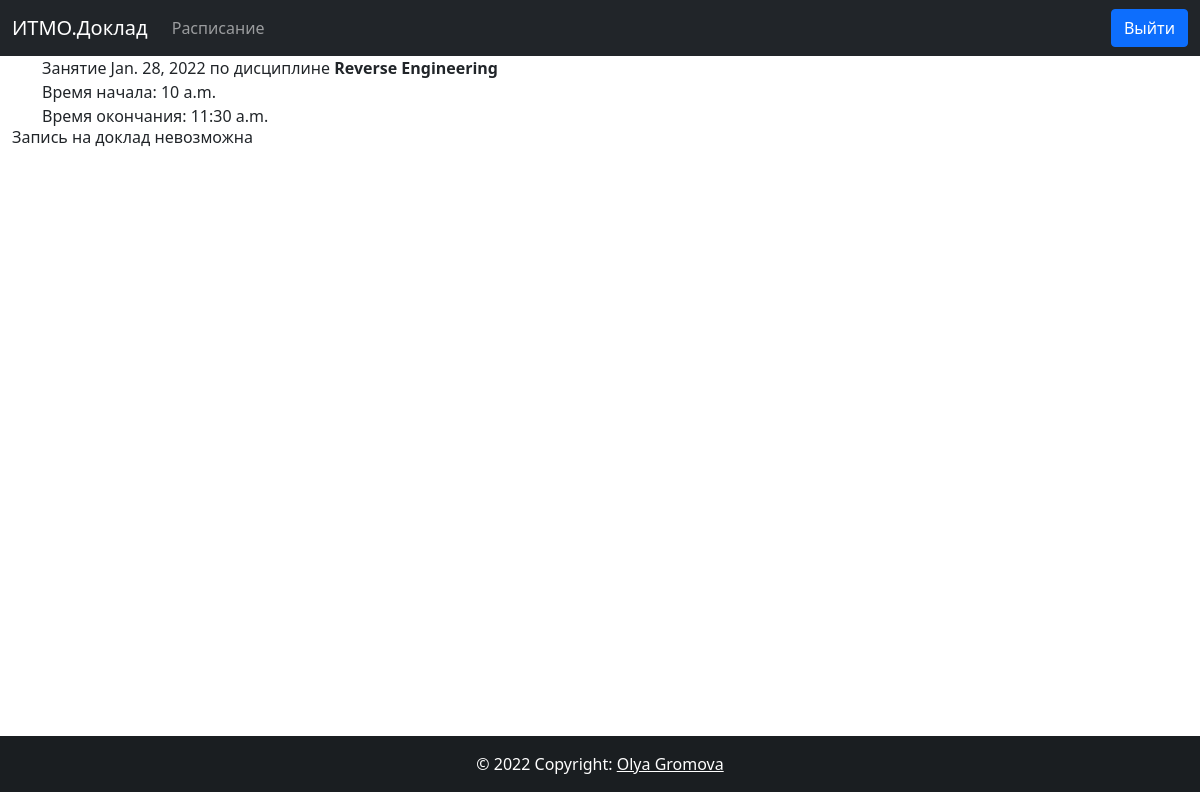
/lesson/3/ (signed in), run on the app's committed database.
### students/models.py (models this page shows, shortened)
class Lesson(models.Model):
    group_id = models.ForeignKey(StudentGroup, on_delete=models.PROTECT)
    discipline_id = models.ForeignKey(Discipline, on_delete=models.PROTECT)
    date = models.DateField()
    start_time = models.TimeField()
    end_time = models.TimeField()

class Discipline(models.Model):
    name = models.CharField(max_length=30, unique=True)

### students/views.py (the view)
# urls.py: path('lesson/<int:lesson_id>/', views.lesson_view),
@login_required
def lesson_view(request, lesson_id):
    student = Student.objects.get(user_id__exact=request.user.id)
    assigned_topics = TopicAssignment.objects.filter(lessontopic_id__lesson_id__pk__exact=lesson_id).filter(student_id__pk__exact=student.pk)
    print(assigned_topics)
    lesson = Lesson.objects.get(pk__exact=lesson_id)
    data = { 'lesson': lesson }
    lesson_passed = check_if_lesson_passed(lesson)
    data.update({ 'lesson_passed': lesson_passed })
    if assigned_topics.count() > 0:
        assigned_topic = assigned_topics[0]
        if lesson_passed and assigned_topic.submitted != None:
            data.update({ 'marked': True, 'credit': 'есть' if assigned_topic.submitted else 'нет' })
        data.update({ 'topic_assigned': True, 'assigned_topic': assigned_topic })
    else:
        lessontopics = TopicToLesson.objects.filter(lesson_id__exact=lesson_id)
        data.update({ 'topic_assigned': False, 'topics': lessontopics })
    return render(request, 'lesson.html', data)

### students/views.py (called while the page is built)
def check_if_lesson_passed(lesson):
    return lesson.date < datetime.date.today() or lesson.date == datetime.date.today() and lesson.start_time < datetime.datetime.now().time()

### templates/lesson.html (shortened to what this page needs)
{% extends 'default.html' %}
{% block content %}
<div class="container">
    <div>Занятие {{ lesson.date }} по дисциплине <b>{{ lesson.discipline_id.name }}</b></div>
    <div>Время начала: {{ lesson.start_time }}</div>
    <div>Время окончания: {{ lesson.end_time }}</div>
</div>
<div class="container-fluid">
    {% if topic_assigned %}
        <h3>Выбранный Вами доклад на пару: {{ assigned_topic.lessontopic_id.topic_id.title }}</h3>
        {% if lesson_passed %}
            {% if assigned_topic.submitted %}
                <h5>Зачет: {{ credit }}</h5>
            {% else %}
                <h5>Ваш преподаватель еще не выставил отметку за выступление</h5>
            {% endif %}
            <h6></h6>
        {% else %}
            <button type="button" onclick="onDeassignClick({{ assigned_topic.pk }})">Отменить запись</button>
        {% endif %}
    {% else %}
        {% if lesson_passed %}
            <h6>Запись на доклад невозможна</h6>
        {% endif %}
    {% endif %}
</div>
{% endblock %}

### data on the page
Lesson: date "Jan. 28, 2022", discipline_id.name "Reverse Engineering", start_time "10 a.m.", end_time "11:30 a.m."
